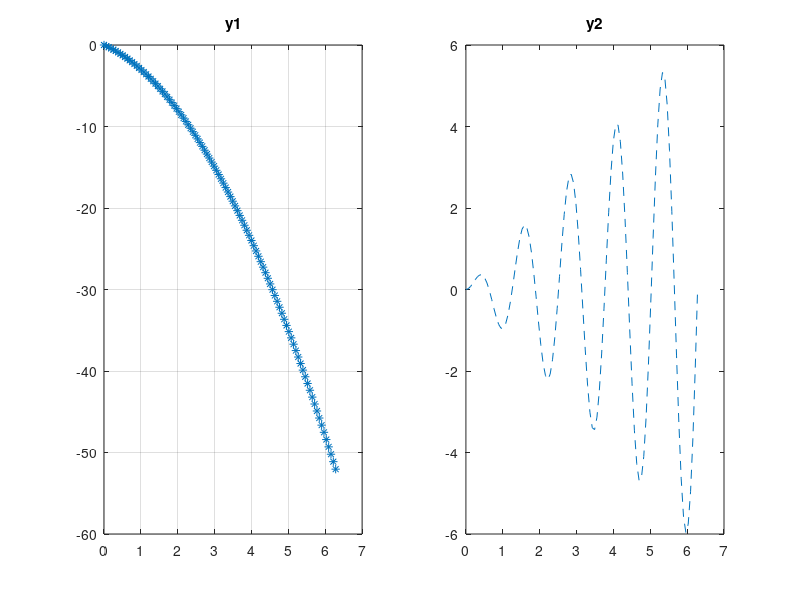

This figure's MATLAB source:
x = linspace(0,2*pi,100);
subplot(1,2,1);
y1=-x.^2-2*x;
plot(x,y1,'*')
title('y1');
grid on

subplot(1,2,2)
y2=x.*sin(5*x);
plot(x,y2,'--')
title('y2');
